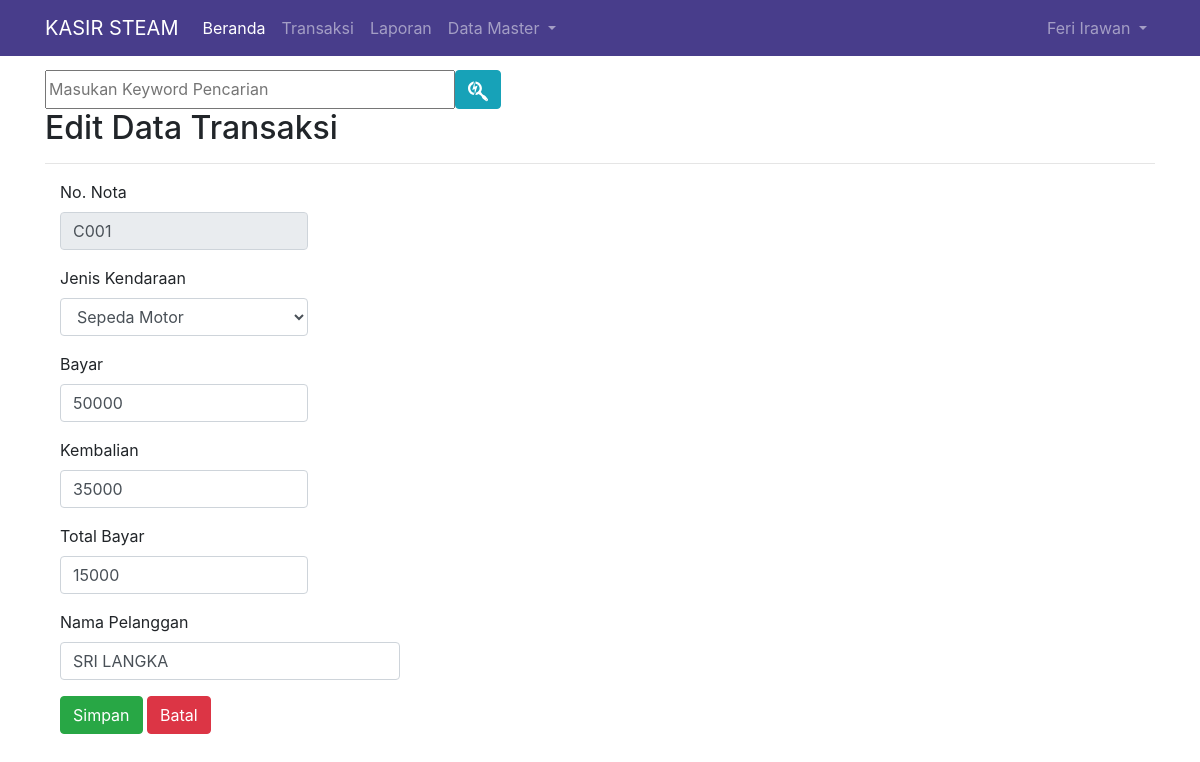
Screenshot of /admin.php?hlm=transaksi&aksi=edit&id_transaksi=12 (signed in) with the database file from the repository.
### tables this page shows
CREATE TABLE `transaksi` (
  `id_transaksi` int(10) NOT NULL,
  `no_nota` varchar(10) NOT NULL,
  `jenis` varchar(50) NOT NULL,
  `nama` varchar(50) NOT NULL,
  `bayar` int(10) NOT NULL,
  `kembali` int(10) NOT NULL,
  `total` int(10) NOT NULL,
  `tanggal` date NOT NULL,
  `id_user` tinyint(1) NOT NULL
);

### transaksi_edit.php (the view, shortened to what this page needs)
<?php
if( empty( $_SESSION['id_user'] ) ){
	$_SESSION['err'] = '<strong>ERROR!</strong> Anda harus login terlebih dahulu.';
	header('Location: ./');
	die();
} else {
	if( isset( $_REQUEST['submit'] )){
		$id_transaksi = $_REQUEST['id_transaksi'];
		$jenis = $_REQUEST['jenis'];
		$nama = $_REQUEST['nama'];
		$bayar = $_REQUEST['bayar'];
		$kembali = $_REQUEST['kembali'];
		$total = $_REQUEST['total'];
		$id_user = $_SESSION['id_user'];
		$sql = mysqli_query($koneksi, "UPDATE transaksi SET jenis='$jenis', nama='$nama', bayar='$bayar', kembali='$kembali', total='$total', tanggal=NOW(), id_user='$id_user' WHERE id_transaksi='$id_transaksi'");
		if($sql == true){
			header('Location: ./admin.php?hlm=transaksi');
			die();
		} else {
			echo 'ERROR! Periksa penulisan querynya.';
		}
	} else {
		$id_transaksi = $_REQUEST['id_transaksi'];
		$sql = mysqli_query($koneksi, "SELECT * FROM transaksi WHERE id_transaksi='$id_transaksi'");
		while($row = mysqli_fetch_array($sql)){
?>
<h2>Edit Data Transaksi</h2>
<hr>
<form method="post" action="" class="form-horizontal" role="form">
	<div class="form-group">
		<label for="no_nota" class="col-sm-2 control-label">No. Nota</label>
		<div class="col-sm-3">
			<input type="text" class="form-control" id="no_nota" value="<?php echo $row['no_nota']; ?>"name="no_nota" placeholder="No. Nota" readonly>
		</div>
	</div>
	<div class="form-group">
		<label for="jenis" class="col-sm-2 control-label">Jenis Kendaraan</label>
		<div class="col-sm-3">
			<select name="jenis" class="form-control" required>
				<option value="<?php echo $row['jenis']; ?>"><?php echo $row['jenis']; ?></option>
			</select>
		</div>
	</div>
	<div class="form-group">
		<label for="bayar" class="col-sm-2 control-label">Bayar</label>
		<div class="col-sm-3">
			<input type="number" class="form-control" id="bayar" name="bayar" value="<?php echo $row['bayar']; ?>" placeholder="Isi dengan angka" required>
		</div>
	</div>
	<div class="form-group">
		<label for="kembali" class="col-sm-2 control-label">Kembalian</label>
		<div class="col-sm-3">
			<input type="number" class="form-control" id="kembali" name="kembali" value="<?php echo $row['kembali']; ?>" placeholder="Kembalian" required>
		</div>
	</div>
	<div class="form-group">
		<label for="total" class="col-sm-2 control-label">Total Bayar</label>
		<div class="col-sm-3">
			<input type="number" class="form-control" id="total" name="total" value="<?php echo $row['total']; ?>" placeholder="Total Bayar" required>
		</div>
	</div>
	<div class="form-group">
		<label for="nama" class="col-sm-2 control-label">Nama Pelanggan</label>
		<div class="col-sm-4">
			<input type="text" class="form-control" id="nama" name="nama" value="<?php echo $row['nama']; ?>" placeholder="Nama Pelanggan" required>
		</div>
	</div>
	<div class="form-group">
		<div class="col-sm-offset-2 col-sm-10">
			<button type="submit" name="submit" class="btn btn-success">Simpan</button>
			<a href="./admin.php?hlm=transaksi" class="btn btn-danger">Batal</a>
		</div>
	</div>
</form>
<?php
	}
	}
}
?>

### admin.php (style rules this page uses)
body { min-height: 200px; padding-top: 70px; }

### rows the page displays
transaksi: no_nota "C001", jenis "Sepeda Motor", bayar "50000", kembali "35000", total "15000", nama "SRI LANGKA"

### other values shown
$_SESSION['nama'] "Feri Irawan"
